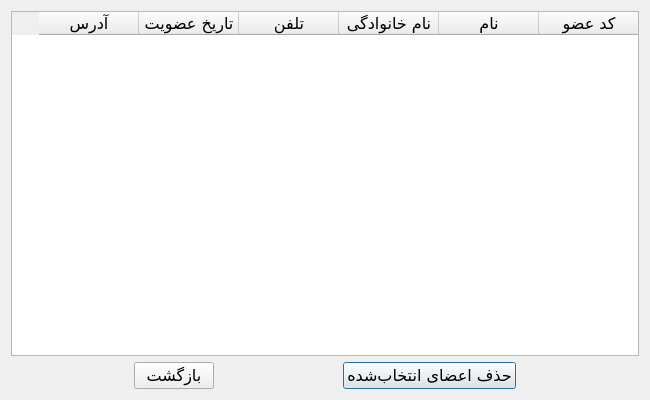
<?xml version="1.0" encoding="UTF-8"?>
<ui version="4.0">
 <class>ShowMembersDialog</class>
 <widget class="QDialog" name="ShowMembersDialog">
  <property name="geometry">
   <rect>
    <x>0</x>
    <y>0</y>
    <width>650</width>
    <height>400</height>
   </rect>
  </property>
  <property name="minimumSize">
   <size>
    <width>650</width>
    <height>400</height>
   </size>
  </property>
  <property name="font">
   <font>
    <family>B Nazanin</family>
    <pointsize>12</pointsize>
   </font>
  </property>
  <property name="windowTitle">
   <string>لیست اعضای کتابخانه</string>
  </property>
  <property name="layoutDirection">
   <enum>Qt::RightToLeft</enum>
  </property>
  <property name="locale">
   <locale language="Persian" country="Iran"/>
  </property>
  <layout class="QVBoxLayout" name="verticalLayout">
   <item>
    <widget class="QTableWidget" name="tbl_members">
     <column>
      <property name="text">
       <string>کد عضو</string>
      </property>
      <property name="font">
       <font>
        <family>B Nazanin</family>
        <pointsize>12</pointsize>
       </font>
      </property>
     </column>
     <column>
      <property name="text">
       <string>نام</string>
      </property>
      <property name="font">
       <font>
        <family>B Nazanin</family>
        <pointsize>12</pointsize>
       </font>
      </property>
     </column>
     <column>
      <property name="text">
       <string>نام خانوادگی</string>
      </property>
      <property name="font">
       <font>
        <family>B Nazanin</family>
        <pointsize>12</pointsize>
       </font>
      </property>
     </column>
     <column>
      <property name="text">
       <string>تلفن</string>
      </property>
      <property name="font">
       <font>
        <family>B Nazanin</family>
        <pointsize>12</pointsize>
       </font>
      </property>
     </column>
     <column>
      <property name="text">
       <string>تاریخ عضویت</string>
      </property>
      <property name="font">
       <font>
        <family>B Nazanin</family>
        <pointsize>12</pointsize>
       </font>
      </property>
     </column>
     <column>
      <property name="text">
       <string>آدرس</string>
      </property>
      <property name="font">
       <font>
        <family>B Nazanin</family>
        <pointsize>12</pointsize>
       </font>
      </property>
     </column>
    </widget>
   </item>
   <item>
    <layout class="QHBoxLayout" name="hlay_buttons">
     <item>
      <spacer name="horizontalSpacer">
       <property name="orientation">
        <enum>Qt::Horizontal</enum>
       </property>
       <property name="sizeHint" stdset="0">
        <size>
         <width>40</width>
         <height>20</height>
        </size>
       </property>
      </spacer>
     </item>
     <item>
      <widget class="QPushButton" name="btn_delete">
       <property name="text">
        <string>حذف اعضای انتخاب‌شده</string>
       </property>
      </widget>
     </item>
     <item>
      <spacer name="horizontalSpacer_3">
       <property name="orientation">
        <enum>Qt::Horizontal</enum>
       </property>
       <property name="sizeHint" stdset="0">
        <size>
         <width>40</width>
         <height>20</height>
        </size>
       </property>
      </spacer>
     </item>
     <item>
      <widget class="QPushButton" name="btn_back">
       <property name="text">
        <string>بازگشت</string>
       </property>
      </widget>
     </item>
     <item>
      <spacer name="horizontalSpacer_2">
       <property name="orientation">
        <enum>Qt::Horizontal</enum>
       </property>
       <property name="sizeHint" stdset="0">
        <size>
         <width>40</width>
         <height>20</height>
        </size>
       </property>
      </spacer>
     </item>
    </layout>
   </item>
  </layout>
 </widget>
 <resources/>
 <connections/>
</ui>
